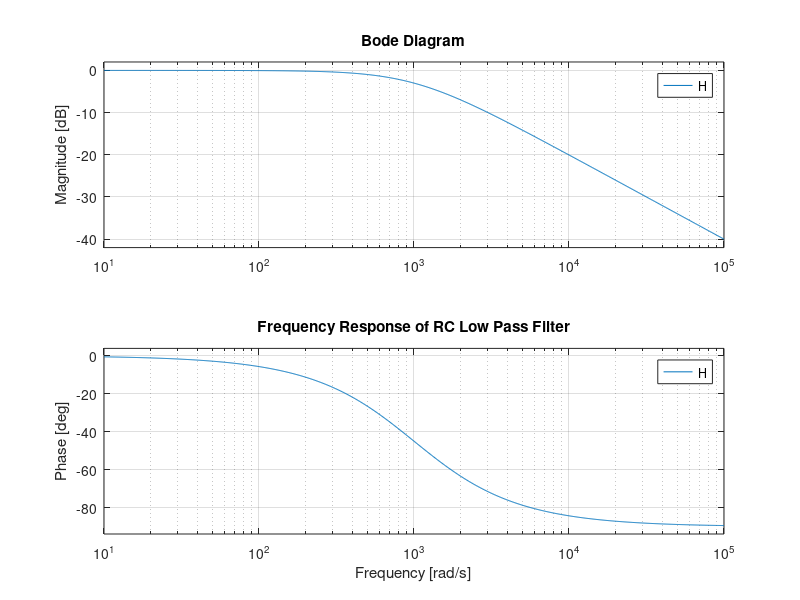

This chart was generated by the following MATLAB code:
% RC Low Pass Filter 
% Md. Roknuzzaman Rikon
% 26-09-2024

% Step 1: Define the resistor and capacitor values
R = 1e3; % Resistance in ohms (1 kilo-ohm) 
C = 1e-6; % Capacitance in farads (1 microfarad) 

% Step 2: Calculate the transfer function of the RC low-pass filter 
% Transfer function: H(s) = 1 / (R*C*s + 1) 
H = tf([1], [R*C 1]); % 'tf' creates the transfer function of the system 

% Step 3: Plot the frequency response (Bode plot) 
bode(H); % Generates the Bode plot for the given transfer function 

% Step 4: Set title and enable grid for the plot 
title('Frequency Response of RC Low Pass Filter'); % Adds a title to the plot 
grid on; % Enables grid for better visualization 
